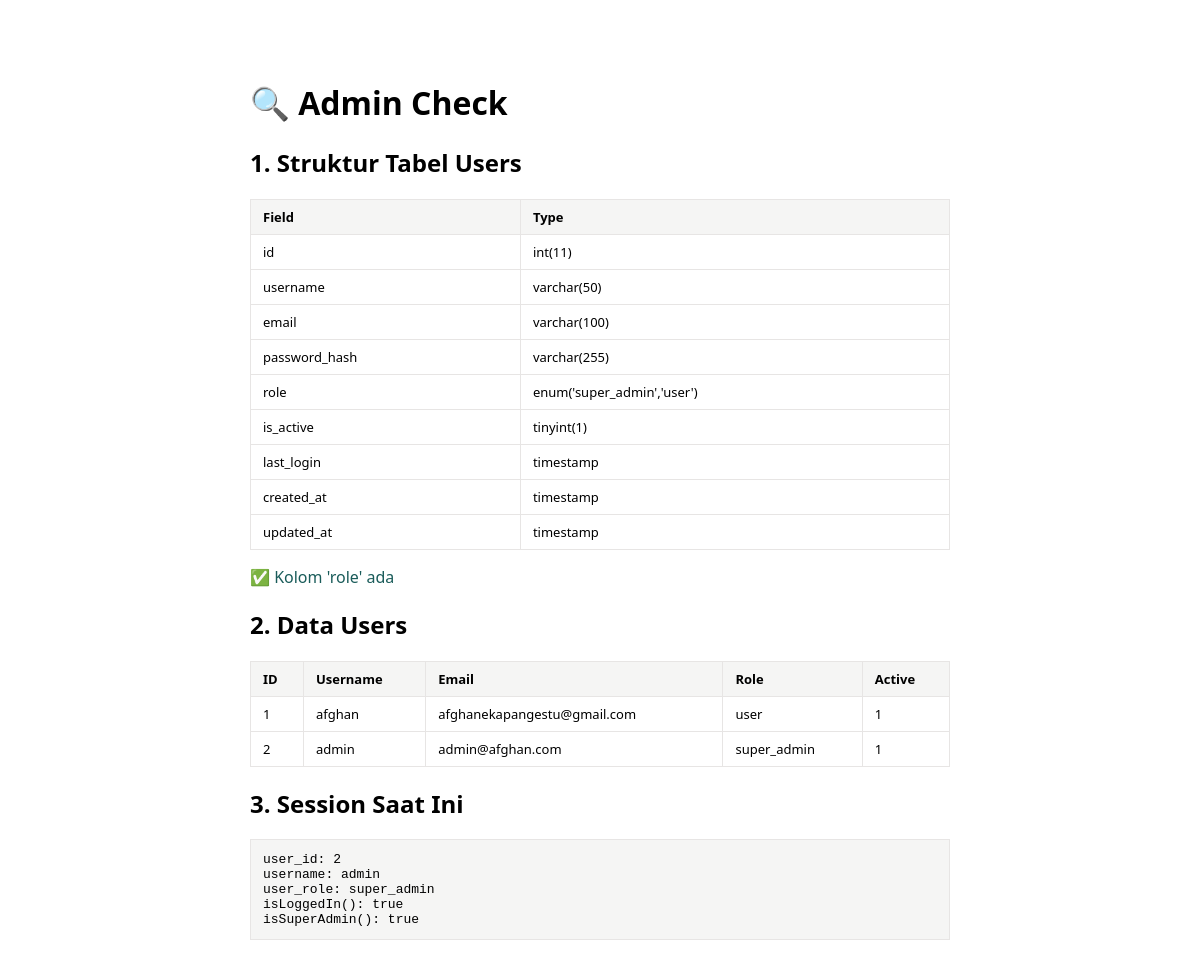
/check_admin.php (signed in), run on the app's committed database.
### tables this page shows
CREATE TABLE `users` (
  `id` int NOT NULL,
  `username` varchar(50) NOT NULL,
  `email` varchar(100) NOT NULL,
  `password_hash` varchar(255) NOT NULL,
  `role` enum('super_admin','user') NOT NULL DEFAULT 'user',
  `is_active` tinyint(1) DEFAULT '1',
  `last_login` timestamp NULL DEFAULT NULL,
  `created_at` timestamp NULL DEFAULT CURRENT_TIMESTAMP,
  `updated_at` timestamp NULL DEFAULT CURRENT_TIMESTAMP ON UPDATE CURRENT_TIMESTAMP
);

### db_helpers.php (called while the page is built, shortened)
<?php
function isLoggedIn()
{
    return isset($_SESSION["user_id"]) && $_SESSION["user_id"] > 0;
}
function isSuperAdmin()
{
    return isset($_SESSION["user_role"]) &&
        $_SESSION["user_role"] === "super_admin";
}

### check_admin.php (the view, shortened to what this page needs)
<?php
require_once 'db_helpers.php';
echo "<!DOCTYPE html><html><head><title>Admin Check</title>";
echo "<style>body{font-family:system-ui,sans-serif;max-width:700px;margin:40px auto;padding:20px;}
pre{background:#f5f5f4;padding:12px;border:1px solid #e7e5e4;font-size:13px;}
.success{color:#1a5c5a}.error{color:#be123c}.info{color:#b45309}
table{border-collapse:collapse;width:100%}td,th{border:1px solid #e7e5e4;padding:8px 12px;text-align:left;font-size:13px}
th{background:#f5f5f4}
</style></head><body>";
echo "<h1>🔍 Admin Check</h1>";
try {
    $db = Database::getInstance();
    $conn = $db->getConnection();
    echo "<h2>1. Struktur Tabel Users</h2>";
    $cols = $conn->query("SHOW COLUMNS FROM users");
    echo "<table><tr><th>Field</th><th>Type</th></tr>";
    $hasRole = false;
    while ($col = $cols->fetch_assoc()) {
        echo "<tr><td>" . $col['Field'] . "</td><td>" . $col['Type'] . "</td></tr>";
        if ($col['Field'] === 'role') $hasRole = true;
    }
    echo "</table>";
    echo $hasRole ? "<p class='success'>✅ Kolom 'role' ada</p>" : "<p class='error'>❌ Kolom 'role' TIDAK ada!</p>";
    echo "<h2>2. Data Users</h2>";
    $users = $conn->query("SELECT id, username, email, role, is_active FROM users");
    echo "<table><tr><th>ID</th><th>Username</th><th>Email</th><th>Role</th><th>Active</th></tr>";
    while ($u = $users->fetch_assoc()) {
        $role = $u['role'] ?? '(NULL)';
        echo "<tr><td>{$u['id']}</td><td>{$u['username']}</td><td>{$u['email']}</td><td>$role</td><td>{$u['is_active']}</td></tr>";
    }
    echo "</table>";
    echo "<h2>3. Session Saat Ini</h2>";
    echo "<pre>";
    echo "user_id: " . ($_SESSION['user_id'] ?? 'TIDAK DISET') . "\n";
    echo "username: " . ($_SESSION['username'] ?? 'TIDAK DISET') . "\n";
    echo "user_role: " . ($_SESSION['user_role'] ?? 'TIDAK DISET') . "\n";
    echo "isLoggedIn(): " . (isLoggedIn() ? 'true' : 'false') . "\n";
    echo "isSuperAdmin(): " . (isSuperAdmin() ? 'true' : 'false') . "\n";
    echo "</pre>";
} catch (Exception $e) {
    echo "<p class='error'>Error: " . $e->getMessage() . "</p>";
}
echo "</body></html>";

### check_admin.php (style rules this page uses)
body { font-family:system-ui,sans-serif;max-width:700px;margin:40px auto;padding:20px; }
pre { background:#f5f5f4;padding:12px;border:1px solid #e7e5e4;font-size:13px; }
.success { color:#1a5c5a }
table { border-collapse:collapse;width:100% }
td,th { border:1px solid #e7e5e4;padding:8px 12px;text-align:left;font-size:13px }
th { background:#f5f5f4 }

### data on the page
users: id "1", username "afghan", email "afghanekapangestu@gmail.com", role "user", is_active "1"
users: id "2", username "admin", email "admin@afghan.com", role "super_admin", is_active "1"

### other printed values
$col['Field'] "id"
$col['Type'] "int(11)"
$col['Field'] "username"
$col['Type'] "varchar(50)"
$col['Field'] "email"
$col['Type'] "varchar(100)"
$col['Field'] "password_hash"
$col['Type'] "varchar(255)"
$col['Field'] "role"
$col['Type'] "enum('super_admin','user')"
$col['Field'] "is_active"
$col['Type'] "tinyint(1)"
$col['Field'] "last_login"
$col['Type'] "timestamp"
$col['Field'] "created_at"
